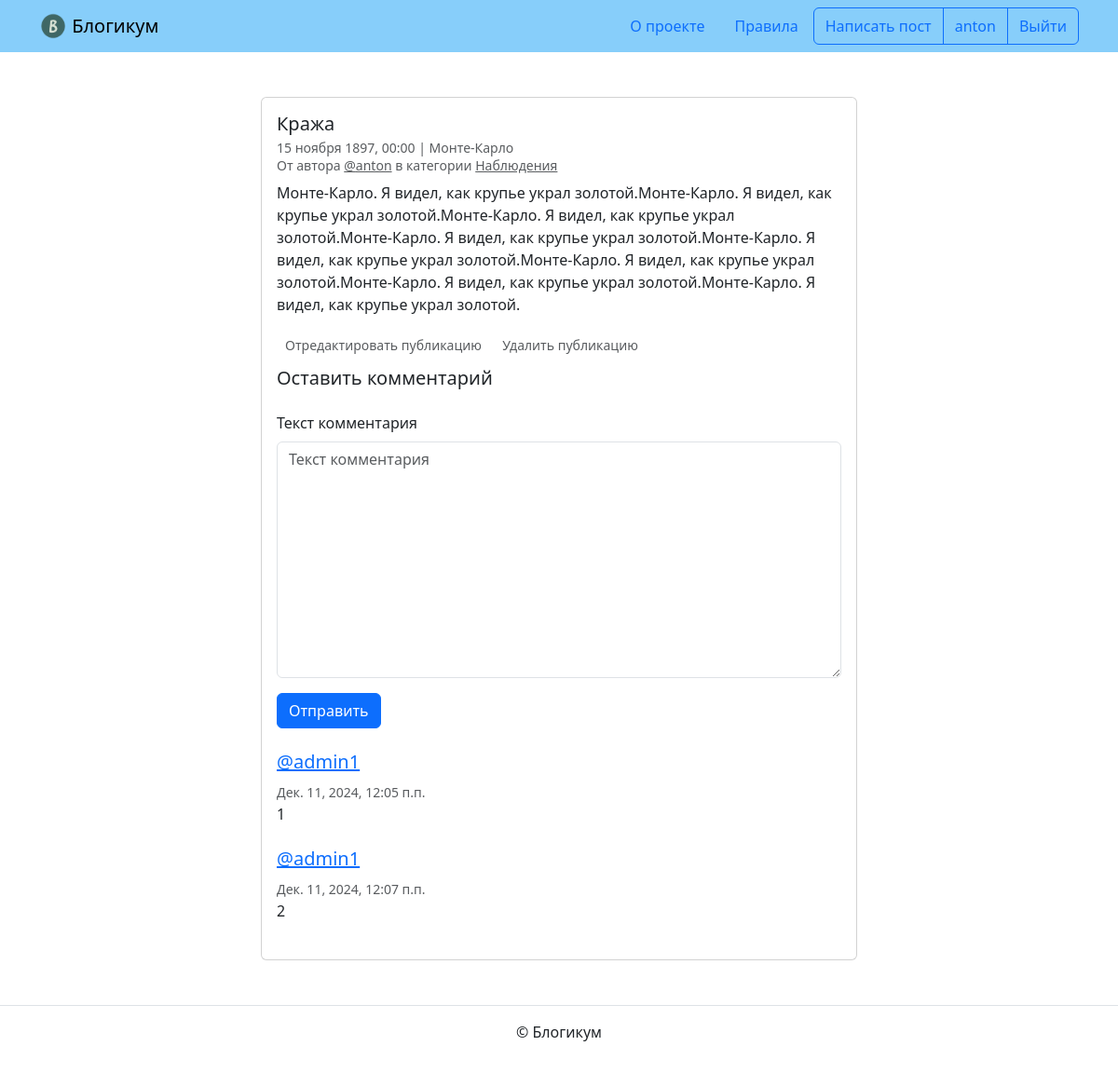
Screenshot of /posts/22/ (signed in) with the database file from the repository.
### blog/models.py (models this page shows, shortened)
class Post(models.Model):
    title = models.CharField(max_length=256, verbose_name='Заголовок')
    text = models.TextField(verbose_name='Текст')
    pub_date = models.DateTimeField(
        verbose_name="Дата и время публикации",
        help_text="Если установить дату и время в будущем "
                  "— можно делать отложенные публикации."
    )
    author = models.ForeignKey(
        User,
        on_delete=models.CASCADE,
        verbose_name='Автор публикации'
    )
    location = models.ForeignKey(
        'Location',
        on_delete=models.SET_NULL,
        null=True,
        blank=True,
        verbose_name='Местоположение'
    )
    category = models.ForeignKey(
        'Category',
        on_delete=models.SET_NULL,
        null=True,
        verbose_name='Категория'
    )
    image = models.ImageField(
        upload_to='posts/',
        blank=True,
        null=True,
        verbose_name='Изображение'
    )
    is_published = models.BooleanField(default=True,
                                       verbose_name='Опубликовано')
    created_at = models.DateTimeField(auto_now_add=True,
                                      verbose_name='Добавлено')
    class Meta:
        verbose_name = 'публикация'
        verbose_name_plural = 'Публикации'
        ordering = ['-pub_date']

class Location(models.Model):
    name = models.CharField(max_length=256,
                            verbose_name='Название места')
    is_published = models.BooleanField(default=True,
                                       verbose_name='Опубликовано')
    created_at = models.DateTimeField(auto_now_add=True,
                                      verbose_name='Добавлено')
    class Meta:
        verbose_name = 'местоположение'
        verbose_name_plural = 'Местоположения'

class Category(models.Model):
    title = models.CharField(max_length=256, verbose_name="Заголовок")
    description = models.TextField(verbose_name="Описание")
    slug = models.SlugField(
        unique=True,
        verbose_name="Идентификатор",
        help_text="Идентификатор страницы для URL; "
                  "разрешены символы латиницы, цифры, дефис и подчёркивание."
    )
    is_published = models.BooleanField(
        default=True,
        verbose_name="Опубликовано",
        help_text="Снимите галочку, чтобы скрыть публикацию."
    )
    created_at = models.DateTimeField(auto_now_add=True,
                                      verbose_name="Добавлено")
    class Meta:
        verbose_name = 'категория'
        verbose_name_plural = 'Категории'

class Comment(models.Model):
    text = models.TextField(verbose_name="Текст комментария")
    created_at = (models.DateTimeField
                  (auto_now_add=True, verbose_name="Дата и время комментария"))
    author = models.ForeignKey(
        User,
        on_delete=models.CASCADE,
        verbose_name="Автор комментария"
    )
    post = models.ForeignKey(
        Post,
        on_delete=models.CASCADE,
        related_name="comments",
        verbose_name="Публикация"
    )
    class Meta:
        verbose_name = "комментарий"
        verbose_name_plural = "Комментарии"
        ordering = ["created_at"]

### blog/views.py (the view)
# urls.py: path('posts/<int:id>/', views.post_detail, name='post_detail'),
@login_required
def post_detail(request, id):
    post = get_object_or_404(Post, id=id)
    if post.author != request.user:
        if (not post.is_published
                or not post.category.is_published
                or post.pub_date > now()):
            raise Http404
    comments = post.comments.all()
    if request.method == 'POST':
        form = CommentForm(request.POST)
        if form.is_valid():
            comment = form.save(commit=False)
            comment.author = request.user
            comment.post = post
            comment.save()
            return redirect('blog:post_detail', id=post.id)
    else:
        form = CommentForm()
    return render(request,
                  'blog/detail.html',
                  {'post': post, 'comments': comments, 'form': form})

### blog/forms.py
class CommentForm(forms.ModelForm):
    class Meta:
        model = Comment
        fields = ['text']

### templates/blog/detail.html (shortened to what this page needs)
{% extends "base.html" %}
{% block content %}
  <div class="col d-flex justify-content-center">
    <div class="card" style="width: 40rem;">
      <div class="card-body">
        <h5 class="card-title">{{ post.title }}</h5>
        <h6 class="card-subtitle mb-2 text-muted">
          <small>
            {{ post.pub_date|date:"d E Y, H:i" }} | {% if post.location and post.location.is_published %}{{ post.location.name }}{% else %}Планета Земля{% endif %}<br>
            От автора <a class="text-muted" href="{% url 'blog:profile' post.author.username %}">@{{ post.author.username }}</a> в
            категории {% include "includes/category_link.html" %}
          </small>
        </h6>
        <p class="card-text">{{ post.text|linebreaksbr }}</p>
        {% if user == post.author %}
          <div class="mb-2">
            <a class="btn btn-sm text-muted" href="{% url 'blog:edit_post' post.id %}" role="button">
              Отредактировать публикацию
            </a>
            <a class="btn btn-sm text-muted" href="{% url 'blog:delete_post' post.id %}" role="button">
              Удалить публикацию
            </a>
          </div>
        {% endif %}
        {% include "includes/comments.html" %}
      </div>
    </div>
  </div>
{% endblock %}

### templates/includes/header.html (shortened to what this page needs)
{% load static %}
<header>
  <nav class="navbar navbar-light" style="background-color: lightskyblue">
    <div class="container">
      <a class="navbar-brand" href="{% url 'blog:index' %}">
        <img src="{% static 'img/logo.png' %}" width="30" height="30" class="d-inline-block align-top" alt="">
        Блогикум
      </a>
      {% with request.resolver_match.view_name as view_name %}
        <ul class="nav  nav-pills">
          <li class="nav-item">
            <a class="nav-link {% if view_name == 'pages:about' %} text-white {% endif %}" href="{% url 'pages:about' %}">
              О проекте
            </a>
          </li>
          <li class="nav-item">
            <a class="nav-link {% if view_name == 'pages:rules' %} text-white {% endif %}" href="{% url 'pages:rules' %}">
              Правила
            </a>
          </li>
          {% if user.is_authenticated %}
            <div class="btn-group" role="group" aria-label="Basic outlined example">
              <button type="button" class="btn btn-outline-primary"><a class="text-decoration-none text-reset"
                  href="{% url 'blog:create_post' %}">Написать пост</a></button>
              <button type="button" class="btn btn-outline-primary"><a class="text-decoration-none text-reset"
                  href="{% url 'blog:profile' user.username %}">{{ user.username }}</a></button>
              <button type="button" class="btn btn-outline-primary"><a class="text-decoration-none text-reset"
                  href="{% url 'logout' %}">Выйти</a></button>
            </div>
          {% endif %}
        </ul>
      {% endwith %}
    </div>
  </nav>
</header>

### templates/includes/category_link.html
<a class="text-muted" href="{% url 'blog:category_posts' post.category.slug %}">
  {{ post.category.title }}
</a>

### templates/includes/comments.html (shortened to what this page needs)
{% if user.is_authenticated %}
  {% load django_bootstrap5 %}
  <h5 class="mb-4">Оставить комментарий</h5>
  <form method="post" action="{% url 'blog:add_comment' post.id %}">
    {% bootstrap_form form %}
    {% bootstrap_button button_type="submit" content="Отправить" %}
  </form>
{% endif %}
<br>
{% for comment in comments %}
  <div class="media mb-4">
    <div class="media-body">
      <h5 class="mt-0">
        <a href="{% url 'blog:profile' comment.author.username %}" name="comment_{{ comment.id }}">
          @{{ comment.author.username }}
        </a>
      </h5>
      <small class="text-muted">{{ comment.created_at }}</small>
      <br>
      {{ comment.text|linebreaksbr }}
    </div>
  </div>
{% endfor %}

### rows the page displays
Post: title "Кража", pub_date "15 ноября 1897, 00:00", location.name "Монте-Карло", author.username "anton", category "Наблюдения", text "Монте-Карло. Я видел, как крупье украл золотой.Монте-Карло. Я видел, как крупье украл золотой.Монте-Карло. Я видел, как крупье украл золотой.Монте-Карло. Я видел, как крупье украл золотой.Монте-Карло. Я видел, как крупье украл золотой.Монте-Карло. Я видел, как крупье украл золотой.Монте-Карло. Я видел, как крупье украл золотой.Монте-Карло. Я видел, как крупье украл золотой."
Comment: author.username "admin1", created_at "Дек. 11, 2024, 12:05 п.п.", text "1"
Comment: author.username "admin1", created_at "Дек. 11, 2024, 12:07 п.п.", text "2"

### other values shown
{{ user.username }} "anton"
